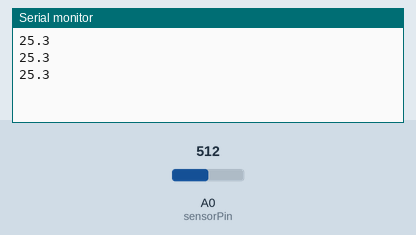
This sketch was run on a simulated Arduino Uno, built with avr-gcc and run on an emulated ATmega328P. Shown: the last lines printed to the serial monitor. The inputs (shaded band) are chosen by the test bench; at power-on: A0 (sensorPin) = 512.

Above: at 1.3 s.
1.4 s: A0 (sensorPin) set to 306
At 1.9 s:
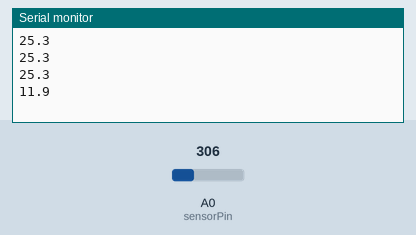
2.9 s: A0 (sensorPin) set to 122
At 3.4 s:
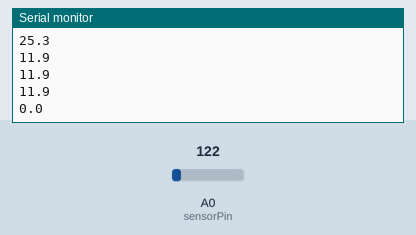
Timing chart, 0 to 5.9 s (numbered marks = the images above; inputs shaded):
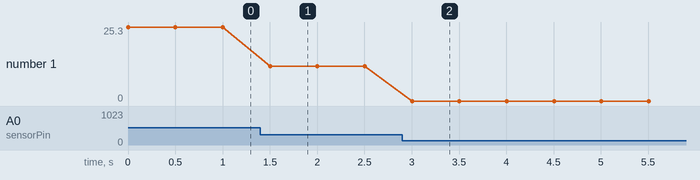

The sketch:

wind.ino
```cpp
const int sensorPin = A0;   // Anslut vindmätaren till A0
const float vRef = 3.3;     // Referensspänning (för Arduino Uno är det normalt 5V)
const int adcMax = 1023;    // 10-bitars ADC (0–1023)
float last_windspeed = 0.0;
void setup() {
  Serial.begin(9600);
  analogReference(EXTERNAL); //Använder 3.3 som A
}

void loop() {
  int rawValue = analogRead(sensorPin);       // Läs råvärde
  float voltage = (rawValue * vRef) / adcMax; // Räkna om till spänning
  float windSpeed = (voltage - 0.4) * 20.25;  // Räkna om till m/s

  // Se till att inte få negativa värden
  if (windSpeed < 0.14) windSpeed = 0.0;
  if (windSpeed > 32.4) windSpeed = last_windspeed;

  Serial.println(windSpeed, 1);
  last_windspeed = windSpeed;

  delay(500);  // uppdatera var 0.5 s
}
```

Measured:
- after the input at 1.4 s, the serial monitor: prints a new line after 0.10 s (image 1)
- after the input at 2.9 s, the serial monitor: prints a new line after 0.10 s (image 2)
- plotted number 1: 25.3 → 11.9 after the input at 1.4 s, 11.9 → 0 after the input at 2.9 s
